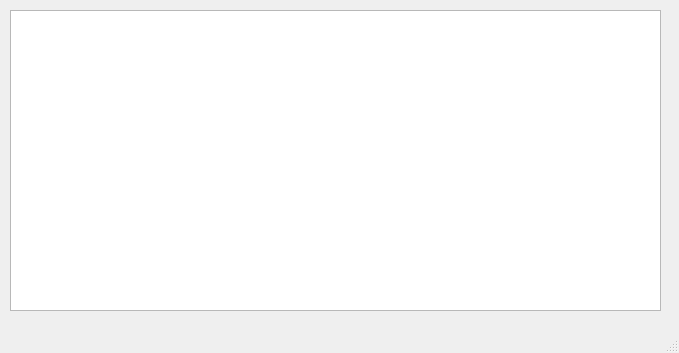
<?xml version="1.0" encoding="UTF-8"?>
<ui version="4.0">
 <class>MainWindow</class>
 <widget class="QMainWindow" name="MainWindow">
  <property name="geometry">
   <rect>
    <x>0</x>
    <y>0</y>
    <width>679</width>
    <height>353</height>
   </rect>
  </property>
  <property name="windowTitle">
   <string>TableView（表视图控件）</string>
  </property>
  <widget class="QWidget" name="centralwidget">
   <widget class="QTableView" name="tableView">
    <property name="geometry">
     <rect>
      <x>10</x>
      <y>10</y>
      <width>651</width>
      <height>301</height>
     </rect>
    </property>
   </widget>
  </widget>
  <widget class="QMenuBar" name="menubar">
   <property name="geometry">
    <rect>
     <x>0</x>
     <y>0</y>
     <width>679</width>
     <height>23</height>
    </rect>
   </property>
  </widget>
  <widget class="QStatusBar" name="statusbar"/>
 </widget>
 <resources/>
 <connections/>
</ui>
